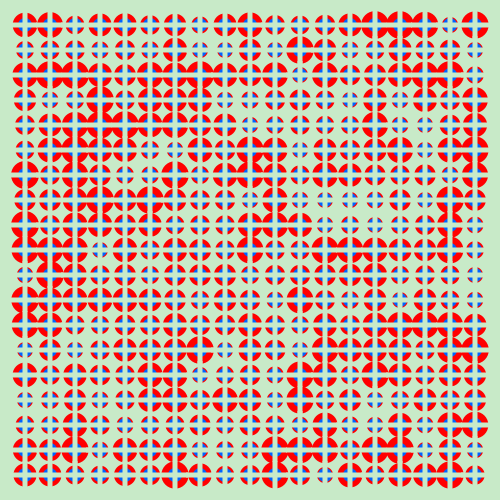
Frame 1 (no input)
Frame 60 (the mouse pressed at the canvas centre just before this capture): identical to frame 1, image omitted
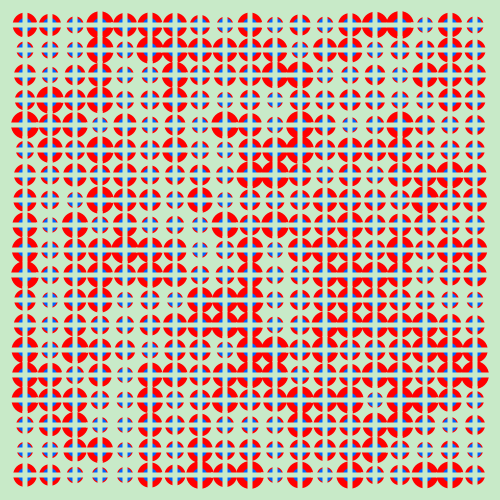
Frame 120 (the mouse held since frame 60 and released just before this capture)

The Processing sketch that drew these frames (run headless with seeded random() and noise(); from frame 60 on, the mouse is pressed at the canvas centre):

// Processing sketch: processing_28220
// ── processing_28220.pde

void setup(){
smooth();
size(500,500);
rectMode(CENTER);

}

void draw(){
  background(200,234,200);
  randomSeed(mouseX);

//alle Variablen 
  int wert1 = 20;
  int wert2 = 20;

// alle Schleifen
  for(int i = 1; i<wert1; i++){
  for(int j = 1; j<wert1; j++){
    
//Die eigentliche Form
form1(width/wert1*j,height/wert1*i,random(16, 28),i*25,j*25,0);

form2(width/wert1*j,height/wert1*i,i/wert1,j/wert1,255,255,255);      
 }
  }
}

//Die Funktion für die Kreise
void form1(float x, float y, float r, float rot, float gruen, float blau){
  noStroke();
  fill(255,0,0);
  ellipse(x,y,r,r);
  fill(0,100,255);
  ellipse(x,y,14,14);
  }

//Die Funktion für die zwei Balken
void form2(float x, float y, float width, float height, float rot, float gruen, float blau){
  noStroke();          
  fill(200,234,200);
  rect(x,y,28,5);
  rect(x,y,5,28);
  }
